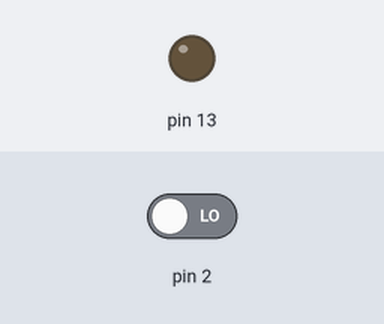
Simulated run of this sketch. Board: Arduino Uno, built with avr-gcc and run on an emulated ATmega328P. On the bench: output pins drawn as LEDs (lit = HIGH). Inputs (shaded band) come from the test bench; at power-on: pin 2 LOW.

Above: at 1.2 s.
1.3 s: pin 2 driven HIGH
At 2.5 s:
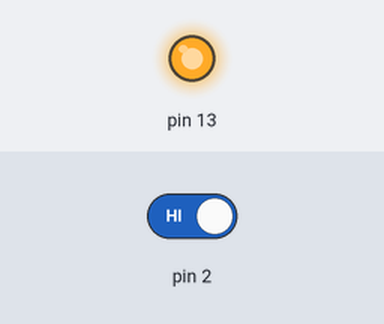
2.8 s: pin 2 driven LOW
At 3.9 s:
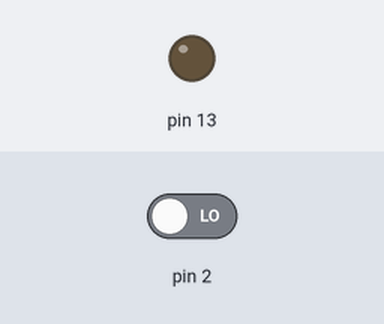
Timing chart, 0 to 5.8 s (numbered marks = the images above; inputs shaded):
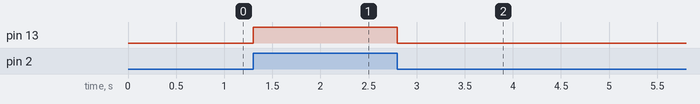

Measured:
- after the input at 1.3 s, pin 13: LOW → HIGH at once
- after the input at 2.8 s, pin 13: HIGH → LOW at once

The sketch:

3.2.ino
```cpp
void setup()
{
  DDRD &= ~0b00000100; // configure pin 2 INPUT - '0'
  DDRB |= 0b00100000; // configure pin 13 OUTPUT - '1'
}


void loop()
{
 	uint8_t btn1 = PIND & 0b00000100;	// check PIN2 status

    if(btn1 != 0){ // if btn is pressed
      	PORTB |= 0b00100000; 	// LED turn on
      	delay(50); // debouncing time
    }

  	else{
		PORTB &= ~0b00100000; // Turn OFF LED
  		delay(50);	// debounce time
  	}

}
```
